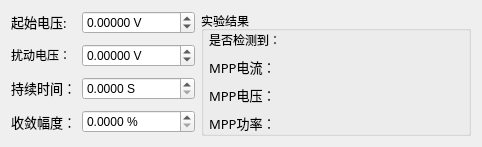
         <widget class="QWidget" name="mppTracking_Tab">
          <attribute name="title">
           <string>最大功率点追踪</string>
          </attribute>
          <layout class="QVBoxLayout" name="verticalLayout_14" stretch="1">
           <item>
            <layout class="QHBoxLayout" name="horizontalLayout_15" stretch="1,3,40">
             <property name="bottomMargin">
              <number>0</number>
             </property>
             <item>
              <layout class="QVBoxLayout" name="verticalLayout_12">
               <property name="spacing">
                <number>13</number>
               </property>
               <item>
                <widget class="QLabel" name="mppStartVoltage_Label">
                 <property name="sizePolicy">
                  <sizepolicy hsizetype="Fixed" vsizetype="Fixed">
                   <horstretch>0</horstretch>
                   <verstretch>0</verstretch>
                  </sizepolicy>
                 </property>
                 <property name="font">
                  <font>
                   <family>微软雅黑</family>
                   <pointsize>10</pointsize>
                  </font>
                 </property>
                 <property name="text">
                  <string>起始电压:</string>
                 </property>
                </widget>
               </item>
               <item>
                <widget class="QLabel" name="mppDisturbance_Label">
                 <property name="sizePolicy">
                  <sizepolicy hsizetype="Fixed" vsizetype="Fixed">
                   <horstretch>0</horstretch>
                   <verstretch>0</verstretch>
                  </sizepolicy>
                 </property>
                 <property name="text">
                  <string>扰动电压：</string>
                 </property>
                </widget>
               </item>
               <item>
                <widget class="QLabel" name="mppDuration_Label">
                 <property name="sizePolicy">
                  <sizepolicy hsizetype="Fixed" vsizetype="Fixed">
                   <horstretch>0</horstretch>
                   <verstretch>0</verstretch>
                  </sizepolicy>
                 </property>
                 <property name="font">
                  <font>
                   <family>微软雅黑</family>
                   <pointsize>10</pointsize>
                  </font>
                 </property>
                 <property name="text">
                  <string>持续时间：</string>
                 </property>
                </widget>
               </item>
               <item>
                <widget class="QLabel" name="mppConvergence_Label">
                 <property name="sizePolicy">
                  <sizepolicy hsizetype="Fixed" vsizetype="Fixed">
                   <horstretch>0</horstretch>
                   <verstretch>0</verstretch>
                  </sizepolicy>
                 </property>
                 <property name="font">
                  <font>
                   <family>微软雅黑</family>
                   <pointsize>10</pointsize>
                  </font>
                 </property>
                 <property name="text">
                  <string>收敛幅度：</string>
                 </property>
                </widget>
               </item>
              </layout>
             </item>
             <item>
              <layout class="QVBoxLayout" name="verticalLayout_13" stretch="0,0,0,0">
               <property name="spacing">
                <number>10</number>
               </property>
               <item>
                <widget class="QDoubleSpinBox" name="mppStartVoltageIn">
                 <property name="buttonSymbols">
                  <enum>QAbstractSpinBox::UpDownArrows</enum>
                 </property>
                 <property name="specialValueText">
                  <string/>
                 </property>
                 <property name="prefix">
                  <string/>
                 </property>
                 <property name="suffix">
                  <string> V</string>
                 </property>
                 <property name="decimals">
                  <number>5</number>
                 </property>
                 <property name="minimum">
                  <double>-10000.000000000000000</double>
                 </property>
                 <property name="maximum">
                  <double>10000.000000000000000</double>
                 </property>
                 <property name="singleStep">
                  <double>0.100000000000000</double>
                 </property>
                 <property name="value">
                  <double>0.000000000000000</double>
                 </property>
                </widget>
               </item>
               <item>
                <widget class="QDoubleSpinBox" name="mppDisturbanceIn">
                 <property name="suffix">
                  <string> V</string>
                 </property>
                 <property name="decimals">
                  <number>5</number>
                 </property>
                 <property name="minimum">
                  <double>-10000.000000000000000</double>
                 </property>
                 <property name="maximum">
                  <double>10000.000000000000000</double>
                 </property>
                 <property name="singleStep">
                  <double>0.100000000000000</double>
                 </property>
                 <property name="value">
                  <double>0.000000000000000</double>
                 </property>
                </widget>
               </item>
               <item>
                <widget class="QDoubleSpinBox" name="mppDurationIn">
                 <property name="buttonSymbols">
                  <enum>QAbstractSpinBox::UpDownArrows</enum>
                 </property>
                 <property name="specialValueText">
                  <string/>
                 </property>
                 <property name="prefix">
                  <string/>
                 </property>
                 <property name="suffix">
                  <string> S</string>
                 </property>
                 <property name="decimals">
                  <number>4</number>
                 </property>
                 <property name="maximum">
                  <double>7200.000000000000000</double>
                 </property>
                 <property name="singleStep">
                  <double>0.100000000000000</double>
                 </property>
                 <property name="value">
                  <double>0.000000000000000</double>
                 </property>
                </widget>
               </item>
               <item>
                <widget class="QDoubleSpinBox" name="mppConvergenceIn">
                 <property name="buttonSymbols">
                  <enum>QAbstractSpinBox::UpDownArrows</enum>
                 </property>
                 <property name="specialValueText">
                  <string/>
                 </property>
                 <property name="prefix">
                  <string/>
                 </property>
                 <property name="suffix">
                  <string> %</string>
                 </property>
                 <property name="decimals">
                  <number>4</number>
                 </property>
                 <property name="maximum">
                  <double>7200.000000000000000</double>
                 </property>
                 <property name="singleStep">
                  <double>0.100000000000000</double>
                 </property>
                 <property name="value">
                  <double>0.000000000000000</double>
                 </property>
                </widget>
               </item>
              </layout>
             </item>
             <item>
              <widget class="QGroupBox" name="mppResults">
               <property name="sizePolicy">
                <sizepolicy hsizetype="Expanding" vsizetype="Preferred">
                 <horstretch>0</horstretch>
                 <verstretch>0</verstretch>
                </sizepolicy>
               </property>
               <property name="minimumSize">
                <size>
                 <width>270</width>
                 <height>0</height>
                </size>
               </property>
               <property name="maximumSize">
                <size>
                 <width>230</width>
                 <height>16777215</height>
                </size>
               </property>
               <property name="title">
                <string>实验结果</string>
               </property>
               <layout class="QHBoxLayout" name="horizontalLayout_10" stretch="1,6">
                <property name="spacing">
                 <number>0</number>
                </property>
                <property name="leftMargin">
                 <number>0</number>
                </property>
                <property name="topMargin">
                 <number>0</number>
                </property>
                <property name="rightMargin">
                 <number>0</number>
                </property>
                <property name="bottomMargin">
                 <number>0</number>
                </property>
                <item>
                 <layout class="QVBoxLayout" name="verticalLayout_9">
                  <property name="spacing">
                   <number>8</number>
                  </property>
                  <property name="leftMargin">
                   <number>5</number>
                  </property>
                  <item>
                   <widget class="QLabel" name="mppIfCheck_Label">
                    <property name="sizePolicy">
                     <sizepolicy hsizetype="Preferred" vsizetype="Fixed">
                      <horstretch>0</horstretch>
                      <verstretch>0</verstretch>
                     </sizepolicy>
                    </property>
                    <property name="text">
                     <string>是否检测到：</string>
                    </property>
                   </widget>
                  </item>
                  <item>
                   <widget class="QLabel" name="mppResultCurrent_Label">
                    <property name="sizePolicy">
                     <sizepolicy hsizetype="Preferred" vsizetype="Fixed">
                      <horstretch>0</horstretch>
                      <verstretch>0</verstretch>
                     </sizepolicy>
                    </property>
                    <property name="font">
                     <font>
                      <family>微软雅黑</family>
                      <pointsize>10</pointsize>
                     </font>
                    </property>
                    <property name="text">
                     <string>MPP电流：</string>
                    </property>
                   </widget>
                  </item>
                  <item>
                   <widget class="QLabel" name="mppResultVoltage_Label">
                    <property name="sizePolicy">
                     <sizepolicy hsizetype="Preferred" vsizetype="Fixed">
                      <horstretch>0</horstretch>
                      <verstretch>0</verstretch>
                     </sizepolicy>
                    </property>
                    <property name="font">
                     <font>
                      <family>微软雅黑</family>
                      <pointsize>10</pointsize>
                     </font>
                    </property>
                    <property name="text">
                     <string>MPP电压：</string>
                    </property>
                   </widget>
                  </item>
                  <item>
                   <widget class="QLabel" name="mppResultPower_Label">
                    <property name="sizePolicy">
                     <sizepolicy hsizetype="Preferred" vsizetype="Fixed">
                      <horstretch>0</horstretch>
                      <verstretch>0</verstretch>
                     </sizepolicy>
                    </property>
                    <property name="font">
                     <font>
                      <family>微软雅黑</family>
                      <pointsize>10</pointsize>
                     </font>
                    </property>
                    <property name="text">
                     <string>MPP功率：</string>
                    </property>
                   </widget>
                  </item>
                 </layout>
                </item>
                <item>
                 <layout class="QVBoxLayout" name="verticalLayout_15">
                  <property name="spacing">
                   <number>8</number>
                  </property>
                  <item>
                   <widget class="QLabel" name="mppIfCheckOut">
                    <property name="sizePolicy">
                     <sizepolicy hsizetype="Preferred" vsizetype="Fixed">
                      <horstretch>0</horstretch>
                      <verstretch>0</verstretch>
                     </sizepolicy>
                    </property>
                    <property name="minimumSize">
                     <size>
                      <width>70</width>
                      <height>19</height>
                     </size>
                    </property>
                    <property name="font">
                     <font>
                      <family>微软雅黑</family>
                      <pointsize>10</pointsize>
                     </font>
                    </property>
                    <property name="text">
                     <string/>
                    </property>
                   </widget>
                  </item>
                  <item>
                   <widget class="QLabel" name="mppResultCurrentOut">
                    <property name="sizePolicy">
                     <sizepolicy hsizetype="Preferred" vsizetype="Fixed">
                      <horstretch>0</horstretch>
                      <verstretch>0</verstretch>
                     </sizepolicy>
                    </property>
                    <property name="minimumSize">
                     <size>
                      <width>70</width>
                      <height>19</height>
                     </size>
                    </property>
                    <property name="font">
                     <font>
                      <family>微软雅黑</family>
                      <pointsize>10</pointsize>
                     </font>
                    </property>
                    <property name="text">
                     <string/>
                    </property>
                   </widget>
                  </item>
                  <item>
                   <widget class="QLabel" name="mppResultVoltageOut">
                    <property name="sizePolicy">
                     <sizepolicy hsizetype="Preferred" vsizetype="Fixed">
                      <horstretch>0</horstretch>
                      <verstretch>0</verstretch>
                     </sizepolicy>
                    </property>
                    <property name="minimumSize">
                     <size>
                      <width>70</width>
                      <height>19</height>
                     </size>
                    </property>
                    <property name="font">
                     <font>
                      <family>微软雅黑</family>
                      <pointsize>10</pointsize>
                     </font>
                    </property>
                    <property name="text">
                     <string/>
                    </property>
                   </widget>
                  </item>
                  <item>
                   <widget class="QLabel" name="mppResultPowerOut">
                    <property name="sizePolicy">
                     <sizepolicy hsizetype="Preferred" vsizetype="Fixed">
                      <horstretch>0</horstretch>
                      <verstretch>0</verstretch>
                     </sizepolicy>
                    </property>
                    <property name="minimumSize">
                     <size>
                      <width>70</width>
                      <height>19</height>
                     </size>
                    </property>
                    <property name="text">
                     <string/>
                    </property>
                   </widget>
                  </item>
                 </layout>
                </item>
               </layout>
              </widget>
             </item>
            </layout>
           </item>
          </layout>
         </widget>
